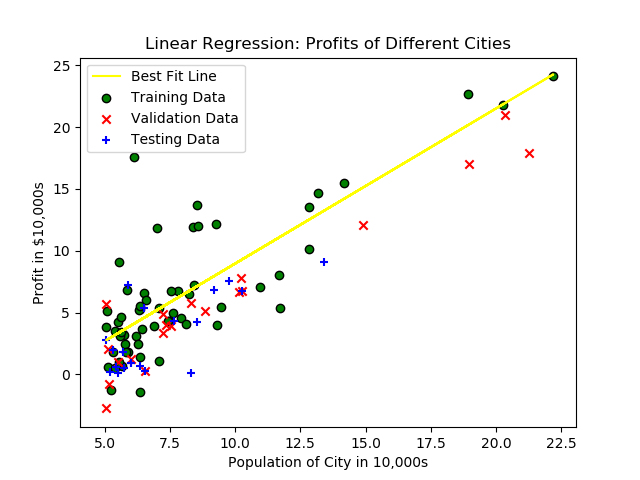

Source code (Python):
import numpy # Scientific Computing library
import pandas # Python Data Analysis library
import matplotlib.pyplot as plot # Python 2D Plotting library
from sklearn import linear_model # Python Machine Learning library
from sklearn.metrics import mean_squared_error, r2_score # Python Machine Learning library



def plot_data():
	plot.title("Linear Regression: Profits of Different Cities")
	plot.xlabel("Population of City in 10,000s")
	plot.ylabel("Profit in $10,000s")
	plot.scatter(x_values_train, y_values_train, color="green", marker="o", edgecolors='k', label='Training Data')
	plot.scatter(x_values_validation, y_values_validation, color="red", marker="x", label='Validation Data')
	plot.scatter(x_values_test, y_values_test, color="blue", marker="+", label='Testing Data')
	plot.plot(x_values_train, regression.predict(x_values_train), color="yellow", label='Best Fit Line')
	plot.legend()
	plot.show()
	
def predict(x):
	test = numpy.c_[x]
	result = regression.predict(test)
	print('Predict({0}) = {1}'.format(test, result))
	return result

	
# read data using pandas
dataframe = pandas.read_csv('1_linear_regression_data.csv')
x_values = dataframe[['Population']]
y_values = dataframe[['Profit']]

# separate data into training and testing data sets
x_values_train = x_values[0:60]
y_values_train = y_values[0:60]
x_values_validation = x_values[60:80]
y_values_validation = y_values[60:80]
x_values_test = x_values[80:100]
y_values_test = y_values[80:100]

# train model on training data set using scikit-learn
regression = linear_model.LinearRegression()
regression.fit(x_values_train, y_values_train)

# test model on testing data set
y_values_predict = regression.predict(x_values_validation)
print('\nMetrics')
print('Coefficients: ', regression.coef_)
print('Mean squared error: ', mean_squared_error(y_values_validation, y_values_predict))
print('Variance score: ', r2_score(y_values_validation, y_values_predict)) # 1 is perfect prediction)

# predict some values
predict(3.5)
predict(7)
predict(15)

# visualize training, testing and precition data sets using matplotlib
plot_data()
